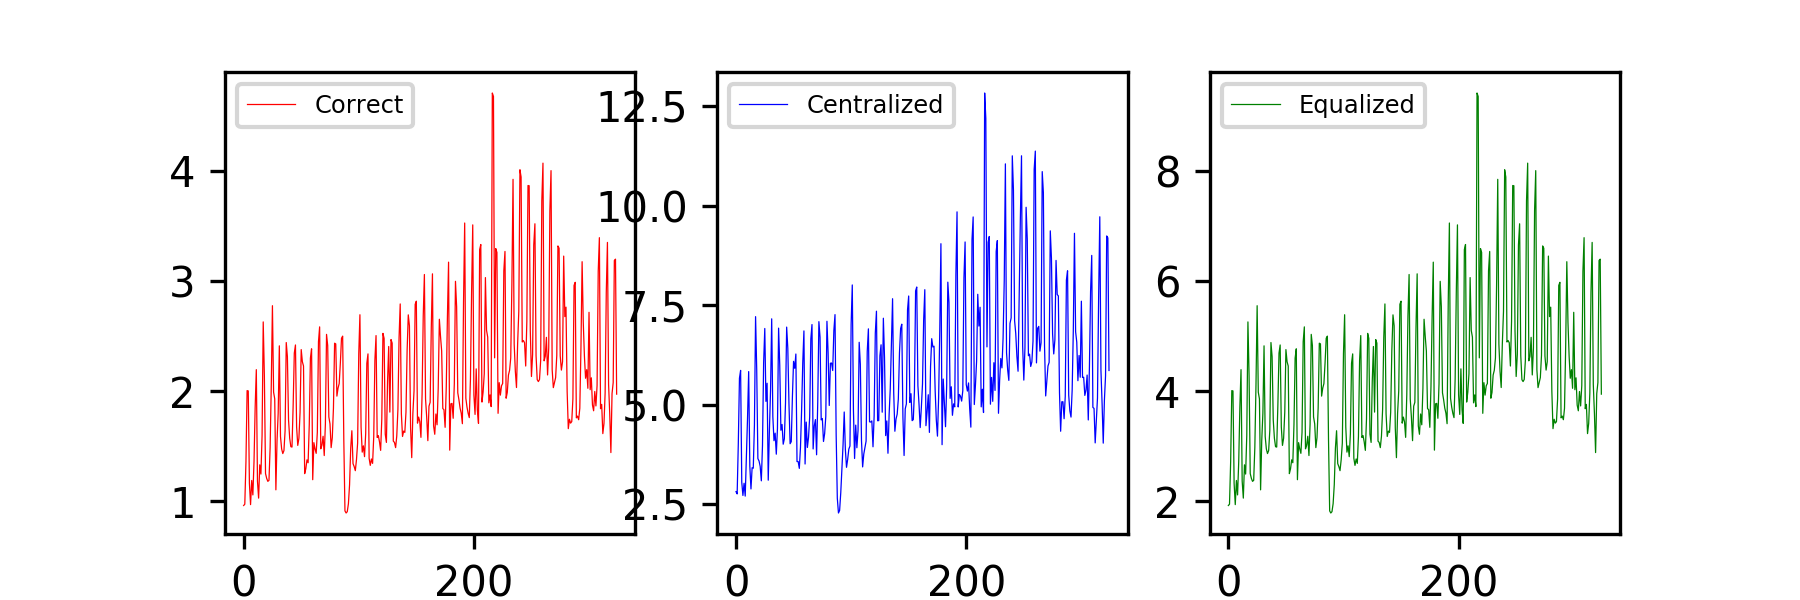

Generate this figure with Python:
import matplotlib
matplotlib.use('Agg')
import matplotlib.pyplot as plt

cor = []
cen = []
equ = []
for i in range(325):
    print("Counting %d.csv ..." % i)
    cor += [len(open("Correct/%d.csv" % i, 'r').readlines()) / 1000]
    cen += [len(open("Centralized/%d.csv" % i, 'r').readlines()) / 1000]
    equ += [len(open("Equalized/%d.csv" % i, 'r').readlines()) / 1000]

print("Plotting...")
figure = plt.figure(figsize=(1800/300, 600/300), dpi=300)
plt.subplot(131)
plt.plot(range(325), cor, 'r', label="Correct", lw=0.3)
plt.xlabel("Records(K)")
plt.legend(fontsize="xx-small", loc="upper left")
plt.subplot(132)
plt.plot(range(325), cen, 'b', label="Centralized", lw=0.3)
plt.xlabel("Records(K)")
plt.legend(fontsize="xx-small", loc="upper left")
plt.subplot(133)
plt.plot(range(325), equ, 'g', label="Equalized", lw=0.3)
plt.xlabel("Records(K)")
plt.legend(fontsize="xx-small", loc="upper left")
plt.savefig("Count.png")
print("Done.")
